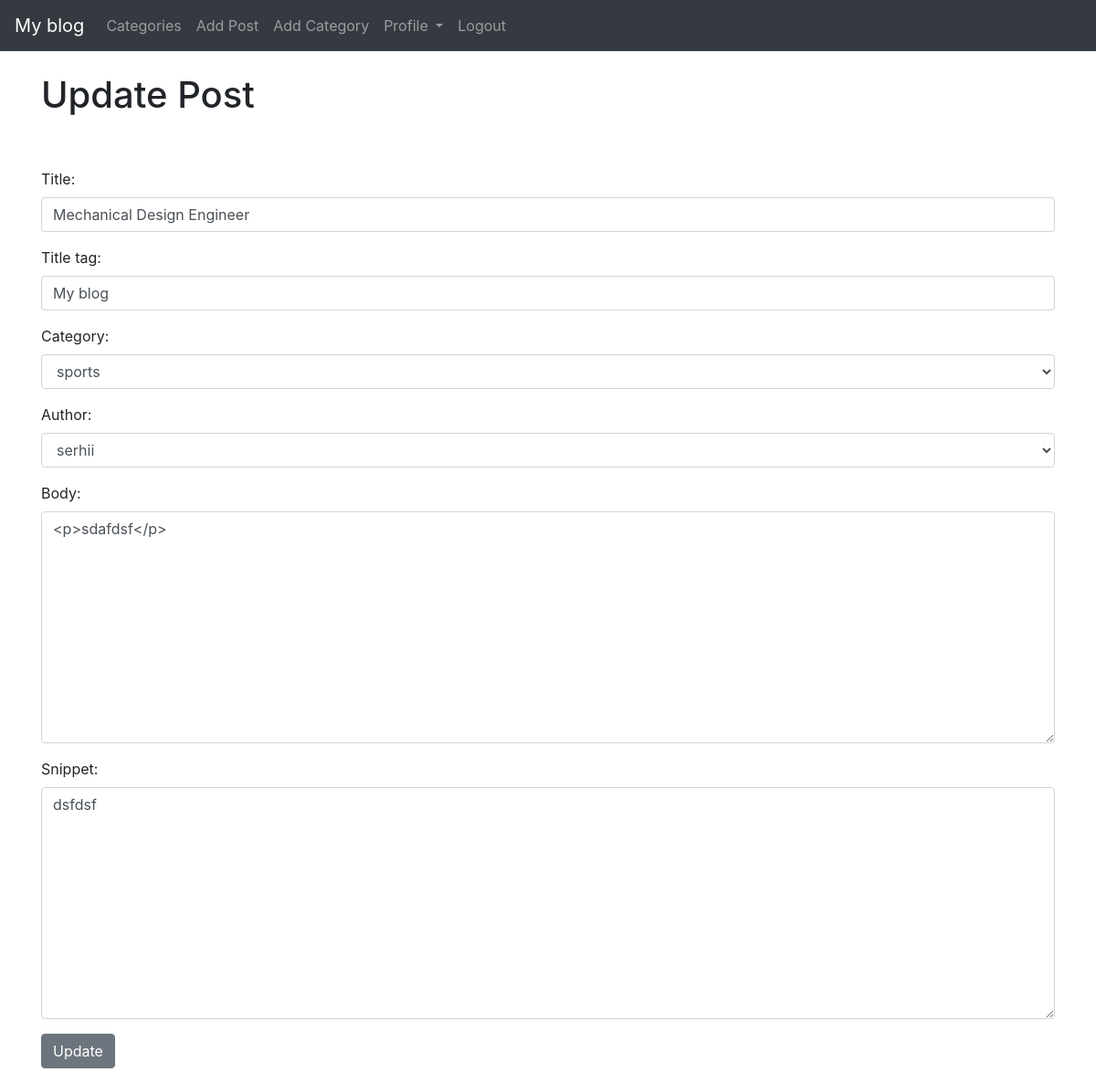
/article/edit/10 (signed in), run on the app's committed database.
### theblog/models.py (models this page shows, shortened)
class Post(models.Model):
    title = models.CharField(max_length=255)
    header_image = models.ImageField(null=True, blank=True, upload_to="images/")
    title_tag = models.CharField(max_length=255, default="My blog")
    author = models.ForeignKey(User, on_delete=models.CASCADE)
    body = RichTextField(blank=True, null=True)
    post_date = models.DateField(auto_now_add=True)
    category = models.CharField(max_length=255, default='coding')
    snippet = models.CharField(max_length=255)
    likes = models.ManyToManyField(User, related_name='blog_posts')

### theblog/views.py (the view)
# urls.py: path('article/edit/<int:pk>', UpdatePostView.as_view(), name='update_post'),
class UpdatePostView(UpdateView):
    model = Post
    form_class = EditForm
    template_name = 'update_post.html'

### theblog/forms.py
class EditForm(forms.ModelForm):
    class Meta:
        model = Post
        fields = ('title', 'title_tag', 'category', 'author', 'body', 'snippet')
        widgets = {
            'title': forms.TextInput(attrs={'class': 'form-control'}),
            'title_tag': forms.TextInput(attrs={'class': 'form-control'}),
            'author': forms.Select(attrs={'class': 'form-control'}),
            'category': forms.Select(choices=choices, attrs={'class': 'form-control'}),
            'body': forms.Textarea(attrs={'class': 'form-control'}),
            'snippet': forms.Textarea(attrs={'class': 'form-control'}),
        }

### theblog/templates/update_post.html (shortened to what this page needs)
{% extends 'base.html'  %}
{% block content %}
    {% if user.is_authenticated %}
        {% if user.id == post.author.id %}
            <h1>Update Post</h1>
            <br/><br/>
            <div class="form-group">
                <form method="POST">
                    {{ form.as_p }}
                    <button class="btn btn-secondary">Update</button>
            </div>
        {% else %}
            You're not allowed here (and you know it...)!
        {% endif %}
    {% else %}
    You're not allowed here! (and you know it...)
    {% endif %}
{% endblock %}

### data on the page
Post: title "Mechanical Design Engineer", title_tag "My blog", category "sports", author "serhii", body "<p>sdafdsf</p>", snippet "dsfdsf"
